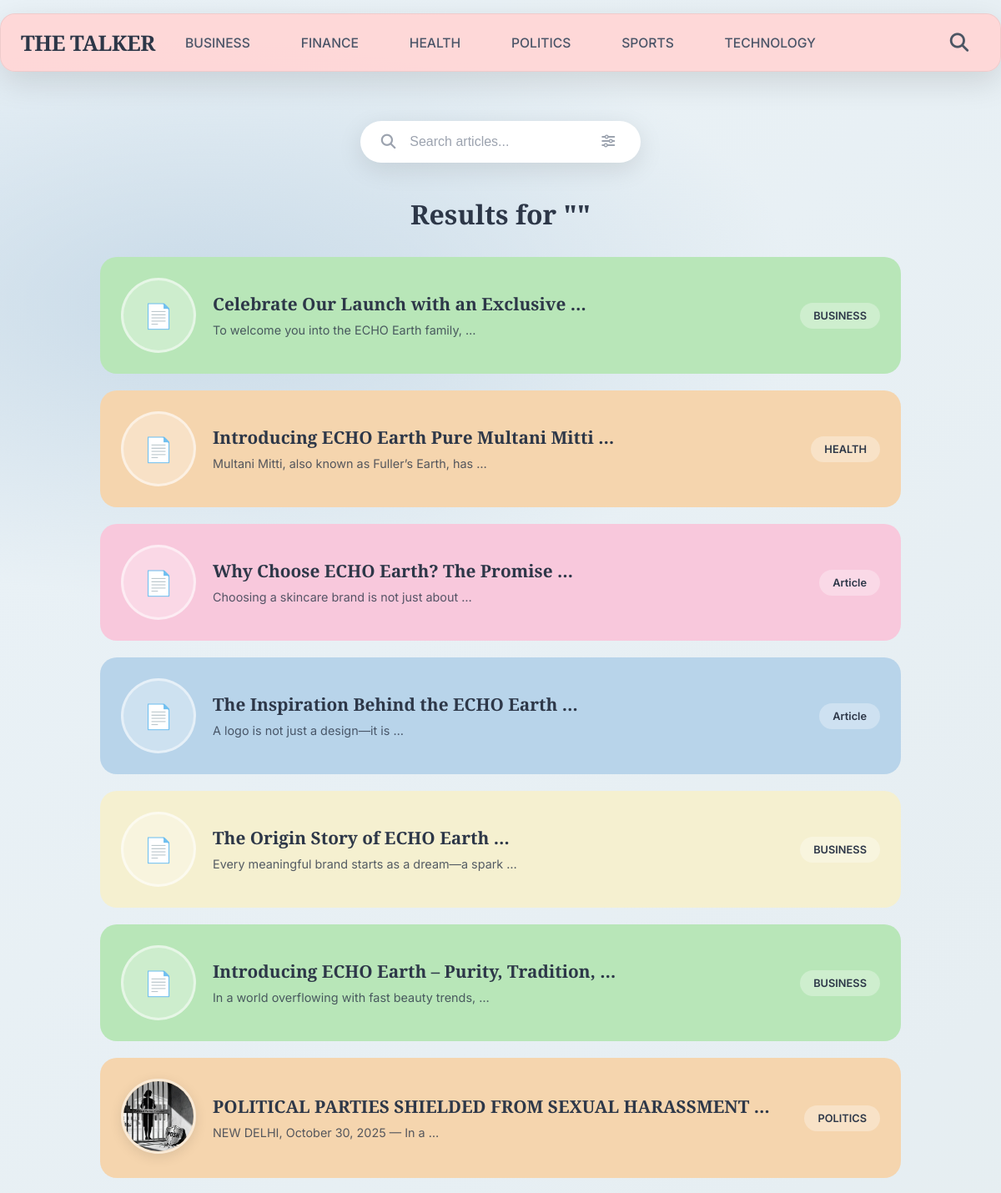
/search/ (upper part), run on an earlier commit of the app's database.
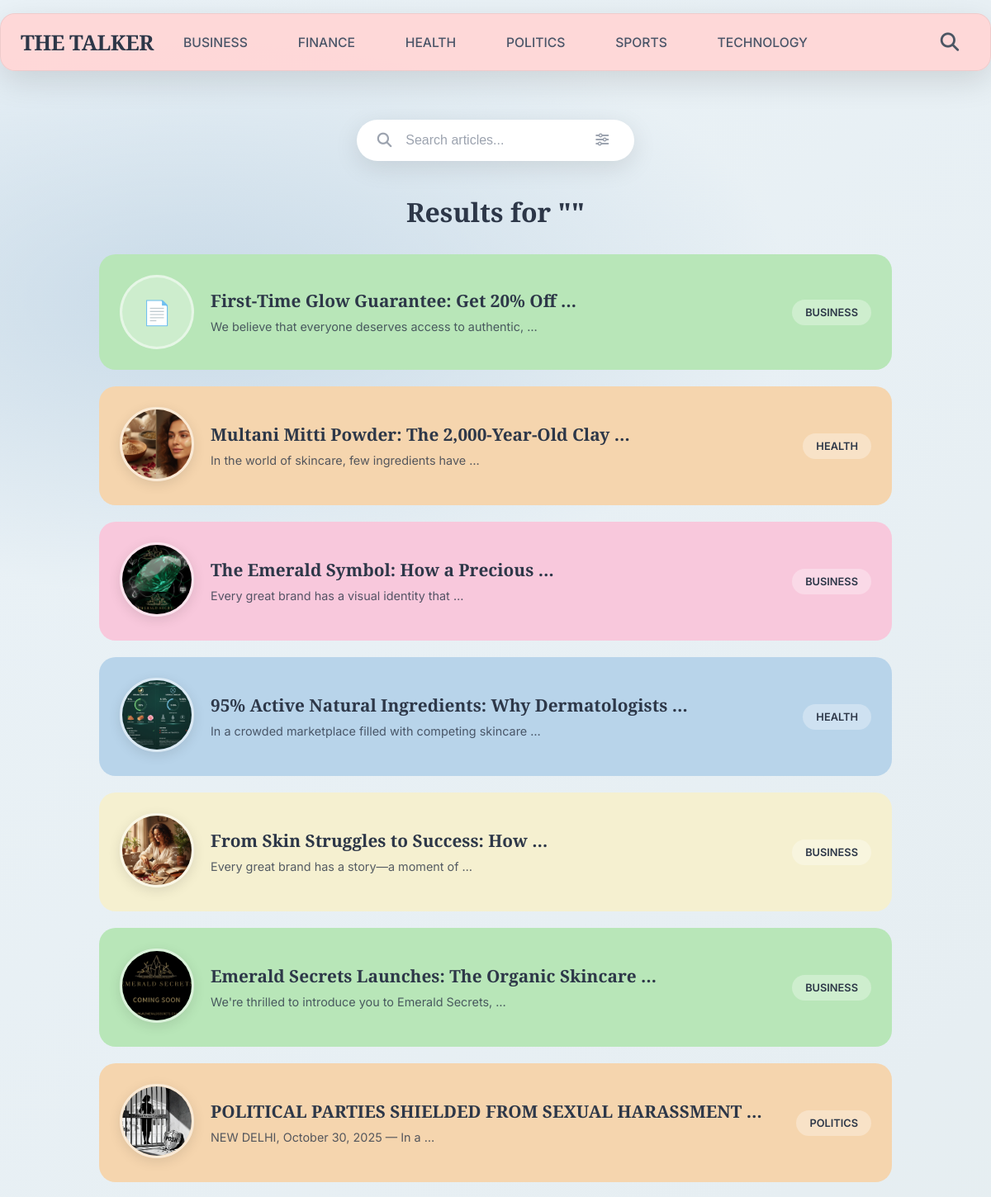
And on a later commit of the database.
### blog_app/models.py (models this page shows, shortened)
class Category(models.Model):
    name = models.CharField(max_length=100)
    slug = models.SlugField(unique=True, blank=True)
    description = models.TextField(blank=True)
    created_at = models.DateTimeField(auto_now_add=True)
    class Meta:
        verbose_name_plural = "Categories"
        ordering = ['name']

class Post(models.Model):
    title = models.CharField(max_length=200)
    content = models.TextField()
    author = models.CharField(max_length=100, blank=True, null=True)
    image = models.ImageField(upload_to='post_images/', blank=True, null=True)
    category = models.ForeignKey(Category, on_delete=models.CASCADE, related_name='posts', null=True, blank=True)
    created_at = models.DateTimeField(auto_now_add=True)
    updated_at = models.DateTimeField(auto_now=True)
    featured = models.BooleanField(default=False)
    slug = models.SlugField(max_length=200, blank=True)
    class Meta:
        ordering = ['-created_at']

### blog_app/views.py (the view)
# urls.py: path('search/', views.search_results, name='search_results'),
def search_results(request):
    query = request.GET.get('q', '')
    category = request.GET.get('category', '')
    date = request.GET.get('date', '')
    results = Post.objects.all().order_by('-created_at')
    if query:
        results = results.filter(Q(title__icontains=query) | Q(content__icontains=query))
    if category:
        results = results.filter(category__slug=category)
    if date:
        results = results.filter(created_at__date=date)
    categories = Category.objects.all()
    return render(request, 'blog_app/search_listing.html', {
        'results': results,
        'query': query,
        'category': category,
        'date': date,
        'categories': categories,
    })

### blog_app/templates/blog_app/search_listing.html
{% extends 'blog_app/base.html' %}
{% load static %}
{% block extra_css %}
<link rel="stylesheet" href="{% static 'blog_app/search_listing.css' %}">
{% endblock %}
{% block content %}
<div class="search-container">
  <div class="search-bar-section">
    <form class="search-form" method="get" action="{% url 'search_results' %}">
      <div class="search-input-container">
        <i class="fas fa-search search-icon"></i>
        <input type="text" name="q" class="search-input" placeholder="Search articles..." value="{{ query|default:'' }}">
        <button type="button" class="filter-btn"><i class="fas fa-sliders-h"></i></button>
      </div>
    </form>
  </div>
  <div class="results-header">
    <h1 class="results-title">Results for "{{ query }}"</h1>
  </div>
  <div class="results-container">
    {% for post in results %}
      <div class="result-card result-card-{{ forloop.counter|add:0|floatformat:0|stringformat:"s" }}">
        {% if post.slug %}
          <a href="{% url 'article_detail' post.slug %}" class="result-link">
        {% else %}
          <a href="{% url 'post_detail' post.pk %}" class="result-link">
        {% endif %}
          <div class="result-avatar">
            {% if post.image %}
              <img src="{{ post.image.url }}" alt="{{ post.title }}" class="avatar-image">
            {% else %}
              <div class="avatar-placeholder">📄</div>
            {% endif %}
          </div>
          <div class="result-content">
            <h3 class="result-title">{{ post.title|truncatewords:6 }}</h3>
            <p class="result-description">{{ post.content|truncatewords:8 }}</p>
          </div>
          <div class="result-category">
            {% if post.category %}
              {{ post.category.name }}
            {% else %}
              Article
            {% endif %}
          </div>
        </a>
      </div>
    {% empty %}
      <div class="no-results">
        <h2>No results found for "{{ query }}"</h2>
        <p>Try adjusting your search terms or browse our categories.</p>
      </div>
    {% endfor %}
  </div>
</div>
{% endblock %}

### blog_app/templates/blog_app/base.html (shortened to what this page needs)
{% load static %}
<!doctype html>
<html lang="en">
<head>
  <link rel="stylesheet" href="{% static 'blog_app/base.css' %}">
  <link rel="stylesheet" href="https://cdnjs.cloudflare.com/ajax/libs/font-awesome/6.4.0/css/all.min.css">
  {% block extra_css %}{% endblock %}
</head>
<body>
  <header class="desktop-header">
    <div class="desktop-nav-bar">
      <nav class="desktop-nav">
        <div class="nav-left">
          <h1 class="site-title">
            <a class="brand-link" href="{% url 'homepage' %}">THE TALKER</a>
          </h1>
        </div>
        <div class="nav-center">
          <div id="navLinks" class="nav-links-inline">
            {% for category in categories %}
              <a href="{% url 'category_posts' category.id %}"
                 class="nav-item {% if current_category and current_category.id == category.id %}active{% endif %}">
                 {{ category.name }}
              </a>
            {% endfor %}
          </div>
        </div>
        <div class="nav-right">
          <div class="search-container-inline">
            <button id="searchToggle" class="search-toggle-btn" aria-label="Open search">
              <i class="fas fa-search"></i>
            </button>
          </div>
        </div>
      </nav>
    </div>
  </header>
  <main class="app-main container">
    {% block content %}{% endblock %}
  </main>
</body>
</html>

### blog_app/static/blog_app/base.css (style rules this page uses)
:root { --bg1: #f0f4f8; --bg2: #e8f1f4; --glass: rgba(255,255,255,0.85); --muted: #6b7280; --accent: #2f86d6; --card-shadow: 0 14px 40px rgba(18,28,49,0.12); --nav-bg: rgba(255, 214, 214, 0.95); }
* { box-sizing: border-box; }
html, body { height: 100%; margin: 0; padding-bottom: 40px; font-family: "Inter", system-ui, -apple-system, "Segoe UI", Roboto, "Helvetica Neue", Arial; color: #222; }
.desktop-header { display: block; width: 100%; position: sticky; top: 0; z-index: 1000; background: transparent; backdrop-filter: none; }
.desktop-nav-bar { max-width: 1200px; margin: 1rem auto 0 auto; padding: 0.75rem 1.5rem; background: rgba(255, 214, 214, 0.95); border-radius: 18px; box-shadow: 0 12px 38px rgba(0,0,0,0.12); border: 1px solid rgba(0,0,0,0.06); }
.desktop-nav { display: flex; align-items: center; justify-content: space-between; width: 100%; }
.nav-left, .nav-right { display: flex; align-items: center; flex: 1; }
.nav-left { justify-content: flex-start; }
.nav-right { justify-content: flex-end; }
.nav-center { flex: 2; display: flex; justify-content: center; }
.nav-links-inline { display: flex; gap: 2rem; align-items: center; transition: margin-right 0.3s ease; }
.site-title { font-family: 'Playfair Display', serif; font-size: 1.6rem; font-weight: 700; margin: 0; letter-spacing: -0.5px; }
.brand-link { color: #2d3748; text-decoration: none; transition: color 0.3s ease; }
.nav-item { text-decoration: none; color: #4a5568; font-weight: 500; font-size: 0.98rem; padding: 0.45rem 0.9rem; border-radius: 12px; transition: all 0.25s ease; }
.search-toggle-btn { background: none; border: none; color: #4b5563; font-size: 1.4rem; padding: 10px 14px; border-radius: 12px; cursor: pointer; transition: all 0.3s ease; display: flex; align-items: center; justify-content: center; min-width: 44px; min-height: 44px; }
.search-container-inline { position: relative; display: flex; align-items: center; }
.search-icon { color: #9ca3af; margin-right: 8px; font-size: 0.9rem; }
.container { max-width: 1200px; margin: 0 auto; padding: 2rem 1rem; }
.app-main { padding-top: 1.2rem; }
@media (min-width: 769px) { .desktop-header { display: block; } }

What changed in the data, as far as the page shows it:
changed Post: title "Celebrate Our Launch with an Exclusive …" → "First-Time Glow Guarantee: Get 20% Off …"; content "To welcome you into the ECHO Earth family, …" → "We believe that everyone deserves access to authentic, …"
changed Post: image: picture added; title "Introducing ECHO Earth Pure Multani Mitti …" → "Multani Mitti Powder: The 2,000-Year-Old Clay …"; content "Multani Mitti, also known as Fuller’s Earth, has …" → "In the world of skincare, few ingredients have …"; no longer shows "📄"
changed Post: image: picture added; title "Why Choose ECHO Earth? The Promise …" → "The Emerald Symbol: How a Precious …"; content "Choosing a skincare brand is not just about …" → "Every great brand has a visual identity that …"; category.name (not shown) → "BUSINESS"; no longer shows "📄"; no longer shows "Article"
changed Post: image: picture added; title "The Inspiration Behind the ECHO Earth …" → "95% Active Natural Ingredients: Why Dermatologists …"; content "A logo is not just a design—it is …" → "In a crowded marketplace filled with competing skincare …"; category.name (not shown) → "HEALTH"; no longer shows "📄"; no longer shows "Article"
changed Post: image: picture added; title "The Origin Story of ECHO Earth …" → "From Skin Struggles to Success: How …"; content "Every meaningful brand starts as a dream—a spark …" → "Every great brand has a story—a moment of …"; no longer shows "📄"
changed Post: image: picture added; title "Introducing ECHO Earth – Purity, Tradition, …" → "Emerald Secrets Launches: The Organic Skincare …"; content "In a world overflowing with fast beauty trends, …" → "We're thrilled to introduce you to Emerald Secrets, …"; no longer shows "📄"
